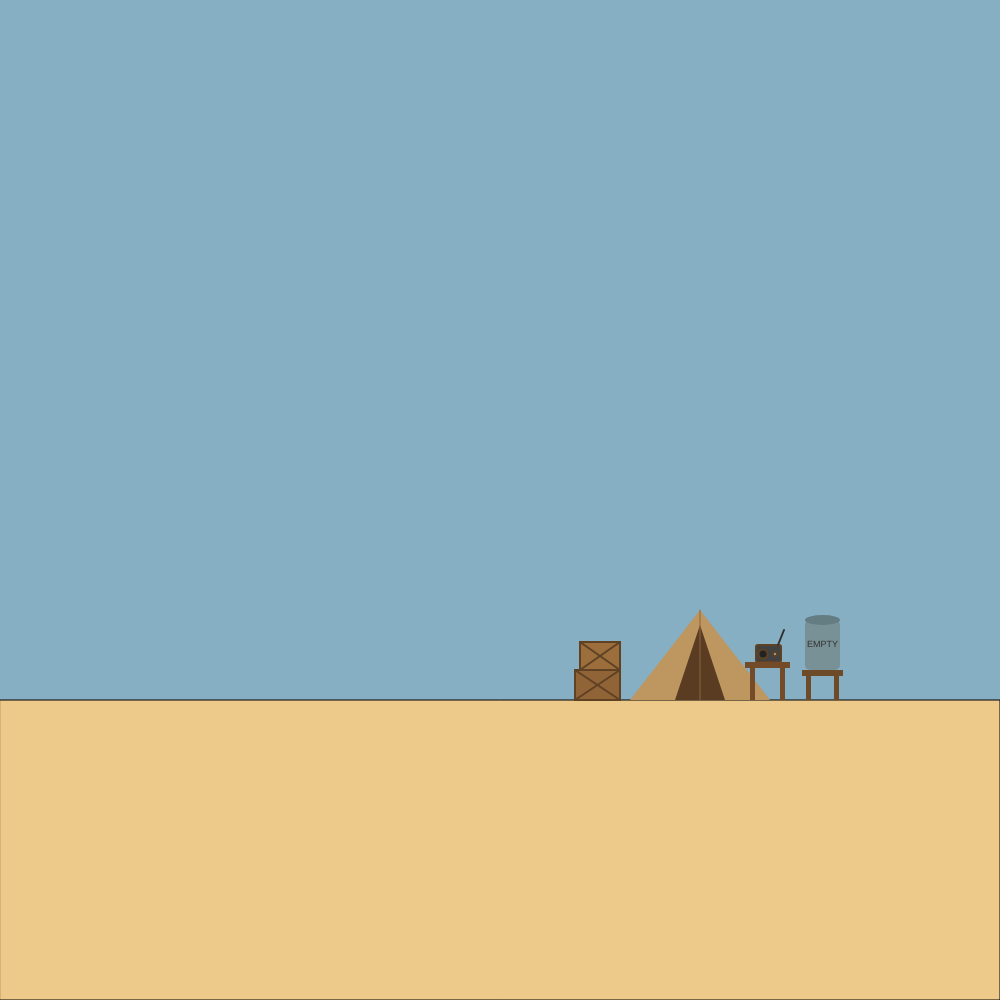
Frame 1 (no input)
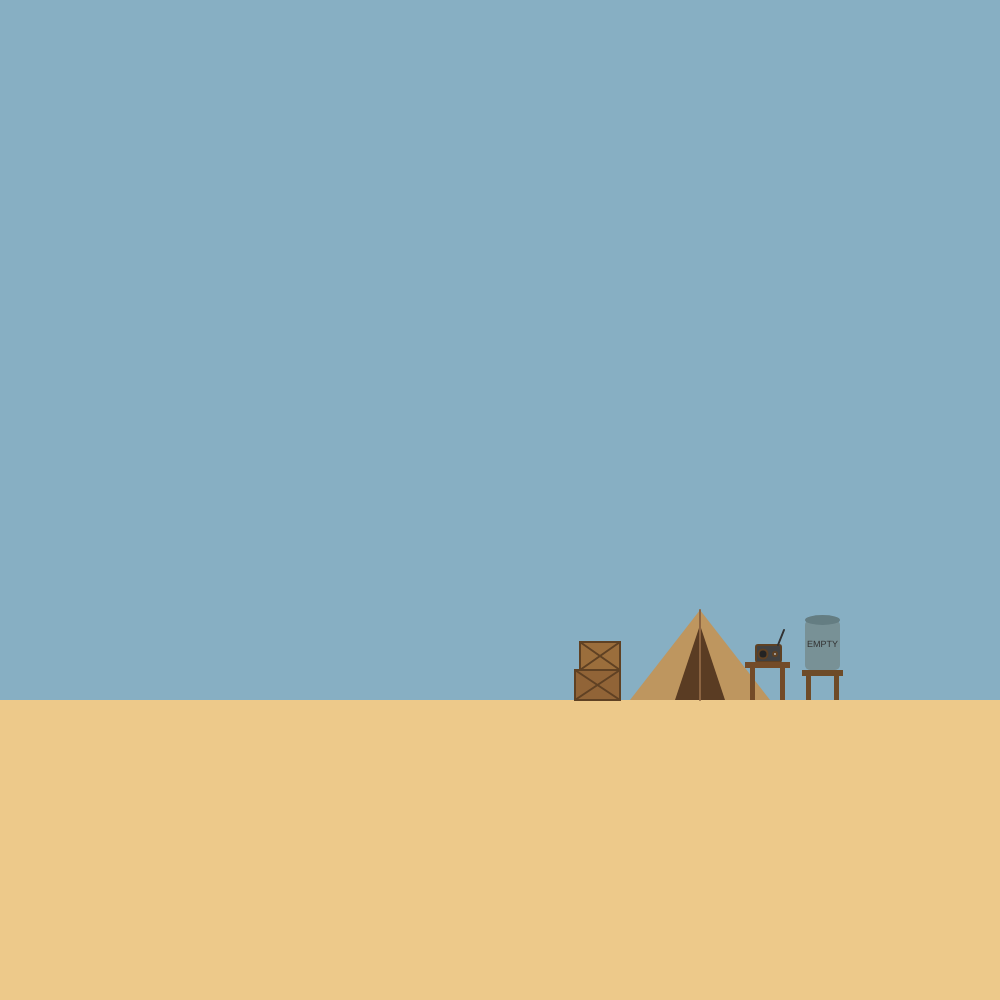
Frame 60 (no input)
Frame 120 (the mouse pressed at the canvas centre since frame 60): identical to frame 60, image omitted

The p5.js sketch that drew these frames (run headless with seeded random() and noise() and a simulated clock; from frame 60 on, the mouse is pressed at the canvas centre):

// p5.js sketch
// ── sketch.js
/*

The Game Project

2 - Game character

Use p5 drawing functions such as rect, ellipse, line, triangle and
point to draw the different states of your game character.

Write the code so that your character appears inside the box for each
state.

IMPORTANT: For each box the variables gameChar_x & gameChar_y are set to the bottom
center of the box. You must combine these variables with arithmetic to
determine the position of each shape that you draw. This will later allow
you to adjust the position of your game character.

Each state is worth two marks:

//standing front facing = 2
//jumping facing forwards = 2
//walking left = 2
//walking right = 2
//jumping left and jumping right = 2

0 marks = not a reasonable attempt
1 mark = attempted but it lacks detail and you didn't use gameChar_x and gameChar_y correctly
2 marks = you've used a selction of shape functions and made consistent use of gameChar_x and gameChar_y

WARNING: Do not get too carried away. If you're character takes more than 5 lines
of code to draw then you've probably over done it.

** Only submit your sketch.js **

*/
var endGoal;
var gameChar_x = 0;
var gameChar_y = 0;
var worldHeight;
var worldWidth;

function setup() {
  worldHeight = 1000;
  worldWidth = 1000;
  createCanvas(worldWidth, worldHeight);

  endGoal = {
    x: worldWidth - 300,
    y: 700,
    isReached: false,
  };
}

function draw() {
  background(135, 175, 195);

  fill(237, 201, 138);
  rect(0, 700, worldWidth, 300);

  drawEndGoal();
  //Standing, facing frontwards

  // stroke(100);
  // noFill();
  // rect(20, 60, 50, 80);
  // noStroke();
  // fill(0);
  // text("1. standing front facing", 20, 160);

  // gameChar_x = 45;
  // gameChar_y = 137;
  // //Add your code here ...
  // //head
  // fill(237, 201, 175);
  // ellipse(gameChar_x, gameChar_y - 60, 20, 20);
  // //legs
  // fill(140, 120, 90);
  // rect(gameChar_x - 8, gameChar_y - 25, 7, 25, 10, 10, 10, 10);
  // rect(gameChar_x, gameChar_y - 25, 7, 25, 10);
  // //torso
  // fill(180, 120, 60);
  // rect(gameChar_x - 10, gameChar_y - 50, 20, 30, 10, 10, 90, 90);
  // //arms
  // fill(210, 170, 120);
  // rect(gameChar_x - 15, gameChar_y - 42, 5, 20, 0, 0, 90, 90);
  // rect(gameChar_x + 10, gameChar_y - 42, 5, 20, 0, 0, 90, 90);
  // //shoulders
  // fill(137, 112, 255);
  // ellipse(gameChar_x - 12, gameChar_y - 42, 7, 7);
  // ellipse(gameChar_x + 12, gameChar_y - 42, 7, 7);
  // //glasses
  // stroke(100);
  // line(gameChar_x + 9, gameChar_y - 61, gameChar_x - 10, gameChar_y - 61);
  // fill(255, 0, 10);
  // ellipse(gameChar_x - 4, gameChar_y - 59, 7, 5);
  // ellipse(gameChar_x + 4, gameChar_y - 59, 7, 5);
  // //hoverboard
  // noStroke();
  // fill(60);
  // rect(gameChar_x - 18, gameChar_y - 2, 36, 6, 5);

  // fill(0);
  // ellipse(gameChar_x - 10, gameChar_y + 4, 6, 6);
  // ellipse(gameChar_x + 10, gameChar_y + 4, 6, 6);

  // //Jumping facing forwards
  // stroke(100);
  // noFill();
  // rect(220, 60, 50, 80);
  // noStroke();
  // fill(0);
  // text("2. jumping facing forwards", 220, 160);

  // gameChar_x = 245;
  // gameChar_y = 137;
  // //Add your code here ...
  // //head
  // fill(237, 201, 175);
  // ellipse(gameChar_x, gameChar_y - 60, 20, 20);
  // //legs
  // fill(140, 120, 90);
  // rect(gameChar_x - 8, gameChar_y - 25, 7, 25, 10, 10, 10, 10);
  // rect(gameChar_x, gameChar_y - 25, 7, 25, 10);
  // //torso
  // fill(180, 120, 60);
  // rect(gameChar_x - 10, gameChar_y - 50, 20, 30, 10, 10, 90, 90);
  // //arms
  // fill(210, 170, 120);
  // rect(gameChar_x - 15, gameChar_y - 62, 5, 20, 90);
  // rect(gameChar_x + 10, gameChar_y - 62, 5, 20, 90);
  // //shoulders
  // fill(137, 112, 255);
  // ellipse(gameChar_x - 12, gameChar_y - 42, 7, 7);
  // ellipse(gameChar_x + 12, gameChar_y - 42, 7, 7);
  // //glasses
  // stroke(100);
  // line(gameChar_x + 9, gameChar_y - 61, gameChar_x - 10, gameChar_y - 61);
  // fill(255, 0, 10);
  // ellipse(gameChar_x - 4, gameChar_y - 59, 7, 5);
  // ellipse(gameChar_x + 4, gameChar_y - 59, 7, 5);
  // //hoverboard
  // noStroke();
  // fill(60);
  // rect(gameChar_x - 18, gameChar_y - 2, 36, 6, 5);

  // fill(0);
  // ellipse(gameChar_x - 10, gameChar_y + 4, 6, 6);
  // ellipse(gameChar_x + 10, gameChar_y + 4, 6, 6);
  // //Walking, turned left
  // stroke(100);
  // noFill();
  // rect(20, 260, 50, 80);
  // noStroke();
  // fill(0);
  // text("3. Walking left", 20, 360);

  // gameChar_x = 45;
  // gameChar_y = 337;
  // //Add your code here ...
  // //head
  // fill(237, 201, 175);
  // ellipse(gameChar_x, gameChar_y - 60, 20, 20);
  // //legs
  // fill(140, 120, 90);
  // quad(
  //   gameChar_x - 8,
  //   gameChar_y - 25,
  //   gameChar_x - 3,
  //   gameChar_y - 25,
  //   gameChar_x - 8,
  //   gameChar_y,
  //   gameChar_x - 13,
  //   gameChar_y,
  // );
  // quad(
  //   gameChar_x + 2,
  //   gameChar_y - 25,
  //   gameChar_x + 7,
  //   gameChar_y - 25,
  //   gameChar_x + 12,
  //   gameChar_y,
  //   gameChar_x + 7,
  //   gameChar_y,
  // );
  // //arms left
  // fill(210, 170, 120);
  // quad(
  //   gameChar_x - 12,
  //   gameChar_y - 42,
  //   gameChar_x - 7,
  //   gameChar_y - 42,
  //   gameChar_x - 17,
  //   gameChar_y - 27,
  //   gameChar_x - 22,
  //   gameChar_y - 27,
  // );
  // //shoulders left
  // fill(137, 112, 255);
  // ellipse(gameChar_x - 9, gameChar_y - 42, 7, 7);
  // //torso
  // fill(180, 120, 60);
  // rect(gameChar_x - 10, gameChar_y - 50, 20, 30, 10, 10, 90, 90);

  // //arms right
  // fill(210, 170, 120);
  // quad(
  //   gameChar_x + 3,
  //   gameChar_y - 45,
  //   gameChar_x + 8,
  //   gameChar_y - 45,
  //   gameChar_x + 18,
  //   gameChar_y - 27,
  //   gameChar_x + 13,
  //   gameChar_y - 27,
  // );

  // //shoulder right
  // fill(137, 112, 255);
  // ellipse(gameChar_x + 5, gameChar_y - 45, 7, 7);
  // //glasses
  // stroke(100);
  // line(gameChar_x + 9, gameChar_y - 61, gameChar_x - 10, gameChar_y - 61);
  // fill(255, 0, 10);
  // ellipse(gameChar_x - 8, gameChar_y - 59, 4, 5);
  // ellipse(gameChar_x - 2, gameChar_y - 59, 7, 6);
  // //hoverboard
  // noStroke();
  // fill(60);
  // rect(gameChar_x - 18, gameChar_y - 2, 36, 6, 5);

  // fill(0);
  // ellipse(gameChar_x - 10, gameChar_y + 4, 6, 6);
  // ellipse(gameChar_x + 10, gameChar_y + 4, 6, 6);
  // //Walking, turned right
  // stroke(100);
  // noFill();
  // rect(220, 260, 50, 80);
  // noStroke();
  // fill(0);
  // text("4. Walking right", 220, 360);

  // gameChar_x = 245;
  // gameChar_y = 337;
  // //Add your code here ...
  // // head
  // fill(237, 201, 175);
  // ellipse(gameChar_x, gameChar_y - 60, 20, 20);

  // // legs
  // fill(140, 120, 90);
  // quad(
  //   gameChar_x + 8,
  //   gameChar_y - 25,
  //   gameChar_x + 3,
  //   gameChar_y - 25,
  //   gameChar_x + 8,
  //   gameChar_y,
  //   gameChar_x + 13,
  //   gameChar_y,
  // );
  // quad(
  //   gameChar_x - 2,
  //   gameChar_y - 25,
  //   gameChar_x - 7,
  //   gameChar_y - 25,
  //   gameChar_x - 12,
  //   gameChar_y,
  //   gameChar_x - 7,
  //   gameChar_y,
  // );

  // // arm right
  // fill(210, 170, 120);
  // quad(
  //   gameChar_x + 12,
  //   gameChar_y - 42,
  //   gameChar_x + 7,
  //   gameChar_y - 42,
  //   gameChar_x + 17,
  //   gameChar_y - 27,
  //   gameChar_x + 22,
  //   gameChar_y - 27,
  // );

  // // shoulder right
  // fill(137, 112, 255);
  // ellipse(gameChar_x + 9, gameChar_y - 42, 7, 7);

  // // torso
  // fill(180, 120, 60);
  // rect(gameChar_x - 10, gameChar_y - 50, 20, 30, 10, 10, 90, 90);

  // // arm left
  // fill(210, 170, 120);
  // quad(
  //   gameChar_x - 3,
  //   gameChar_y - 45,
  //   gameChar_x - 8,
  //   gameChar_y - 45,
  //   gameChar_x - 18,
  //   gameChar_y - 27,
  //   gameChar_x - 13,
  //   gameChar_y - 27,
  // );

  // // shoulder left
  // fill(137, 112, 255);
  // ellipse(gameChar_x - 5, gameChar_y - 45, 7, 7);

  // // glasses
  // stroke(100);
  // line(gameChar_x - 9, gameChar_y - 61, gameChar_x + 10, gameChar_y - 61);
  // fill(255, 0, 10);
  // ellipse(gameChar_x + 8, gameChar_y - 59, 4, 5);
  // ellipse(gameChar_x + 2, gameChar_y - 59, 7, 6);
  // //hoverboard
  // noStroke();
  // fill(60);
  // rect(gameChar_x - 18, gameChar_y - 2, 36, 6, 5);

  // fill(0);
  // ellipse(gameChar_x - 10, gameChar_y + 4, 6, 6);
  // ellipse(gameChar_x + 10, gameChar_y + 4, 6, 6);

  // //Jumping right
  // stroke(100);
  // noFill();
  // rect(20, 460, 50, 80);
  // noStroke();
  // fill(0);
  // text("5. Jumping to the right", 20, 560);
  // gameChar_x = 45;
  // gameChar_y = 537;
  // //Add your code here ...
  // // head
  // fill(237, 201, 175);
  // ellipse(gameChar_x, gameChar_y - 60, 20, 20);

  // // legs
  // fill(140, 120, 90);
  // quad(
  //   gameChar_x + 8,
  //   gameChar_y - 25,
  //   gameChar_x + 3,
  //   gameChar_y - 25,
  //   gameChar_x + 8,
  //   gameChar_y,
  //   gameChar_x + 13,
  //   gameChar_y,
  // );
  // quad(
  //   gameChar_x - 2,
  //   gameChar_y - 25,
  //   gameChar_x - 7,
  //   gameChar_y - 25,
  //   gameChar_x - 12,
  //   gameChar_y,
  //   gameChar_x - 7,
  //   gameChar_y,
  // );

  // // arm right
  // fill(210, 170, 120);
  // quad(
  //   gameChar_x + 12,
  //   gameChar_y - 42,
  //   gameChar_x + 7,
  //   gameChar_y - 42,
  //   gameChar_x + 17,
  //   gameChar_y - 57,
  //   gameChar_x + 22,
  //   gameChar_y - 57,
  // );

  // // shoulder right
  // fill(137, 112, 255);
  // ellipse(gameChar_x + 9, gameChar_y - 42, 7, 7);

  // // torso
  // fill(180, 120, 60);
  // rect(gameChar_x - 10, gameChar_y - 50, 20, 30, 10, 10, 90, 90);

  // // arm left
  // fill(210, 170, 120);
  // quad(
  //   gameChar_x - 3,
  //   gameChar_y - 45,
  //   gameChar_x - 8,
  //   gameChar_y - 45,
  //   gameChar_x - 18,
  //   gameChar_y - 63,
  //   gameChar_x - 13,
  //   gameChar_y - 63,
  // );

  // // shoulder left
  // fill(137, 112, 255);
  // ellipse(gameChar_x - 5, gameChar_y - 45, 7, 7);

  // // glasses
  // stroke(100);
  // line(gameChar_x - 9, gameChar_y - 61, gameChar_x + 10, gameChar_y - 61);
  // fill(255, 0, 10);
  // ellipse(gameChar_x + 8, gameChar_y - 59, 4, 5);
  // ellipse(gameChar_x + 2, gameChar_y - 59, 7, 6);
  // //hoverboard
  // noStroke();
  // fill(60);
  // rect(gameChar_x - 18, gameChar_y - 2, 36, 6, 5);

  // fill(0);
  // ellipse(gameChar_x - 10, gameChar_y + 4, 6, 6);
  // ellipse(gameChar_x + 10, gameChar_y + 4, 6, 6);
  // //Jumping to the left
  // stroke(100);
  // noFill();
  // rect(220, 460, 50, 80);
  // noStroke();
  // fill(0);
  // text("6. Jumping to the left", 220, 560);

  // gameChar_x = 245;
  // gameChar_y = 537;
  // //Add your code here ...
  // //head
  // fill(237, 201, 175);
  // ellipse(gameChar_x, gameChar_y - 60, 20, 20);
  // //legs
  // fill(140, 120, 90);
  // quad(
  //   gameChar_x - 8,
  //   gameChar_y - 25,
  //   gameChar_x - 3,
  //   gameChar_y - 25,
  //   gameChar_x - 8,
  //   gameChar_y,
  //   gameChar_x - 13,
  //   gameChar_y,
  // );
  // quad(
  //   gameChar_x + 2,
  //   gameChar_y - 25,
  //   gameChar_x + 7,
  //   gameChar_y - 25,
  //   gameChar_x + 12,
  //   gameChar_y,
  //   gameChar_x + 7,
  //   gameChar_y,
  // );
  // //arms left
  // fill(210, 170, 120);
  // quad(
  //   gameChar_x - 12,
  //   gameChar_y - 42,
  //   gameChar_x - 7,
  //   gameChar_y - 42,
  //   gameChar_x - 17,
  //   gameChar_y - 57,
  //   gameChar_x - 22,
  //   gameChar_y - 57,
  // );
  // //shoulders left
  // fill(137, 112, 255);
  // ellipse(gameChar_x - 9, gameChar_y - 42, 7, 7);
  // //torso
  // fill(180, 120, 60);
  // rect(gameChar_x - 10, gameChar_y - 50, 20, 30, 10, 10, 90, 90);

  // //arms right
  // fill(210, 170, 120);
  // quad(
  //   gameChar_x + 3,
  //   gameChar_y - 45,
  //   gameChar_x + 8,
  //   gameChar_y - 45,
  //   gameChar_x + 18,
  //   gameChar_y - 63,
  //   gameChar_x + 13,
  //   gameChar_y - 63,
  // );

  // //shoulder right
  // fill(137, 112, 255);
  // ellipse(gameChar_x + 5, gameChar_y - 45, 7, 7);
  // //glasses
  // stroke(100);
  // line(gameChar_x + 9, gameChar_y - 61, gameChar_x - 10, gameChar_y - 61);
  // fill(255, 0, 10);
  // ellipse(gameChar_x - 8, gameChar_y - 59, 4, 5);
  // ellipse(gameChar_x - 2, gameChar_y - 59, 7, 6);
  // //hoverboard
  // noStroke();
  // fill(60);
  // rect(gameChar_x - 18, gameChar_y - 2, 36, 6, 5);

  // fill(0);
  // ellipse(gameChar_x - 10, gameChar_y + 4, 6, 6);
  // ellipse(gameChar_x + 10, gameChar_y + 4, 6, 6);
  // push();
  // fill(0);
  // noStroke();
  // text(mouseX + "," + mouseY, mouseX, mouseY);
  // pop();
}
function drawEndGoal() {
  // tent body
  fill(190, 150, 95);
  noStroke();
  triangle(
    endGoal.x - 70,
    endGoal.y,
    endGoal.x,
    endGoal.y - 90,
    endGoal.x + 70,
    endGoal.y,
  );

  // tent opening
  fill(90, 60, 35);
  triangle(
    endGoal.x - 25,
    endGoal.y,
    endGoal.x,
    endGoal.y - 75,
    endGoal.x + 25,
    endGoal.y,
  );

  // tent flap line
  stroke(140, 100, 65);
  line(endGoal.x, endGoal.y - 90, endGoal.x, endGoal.y);

  //====================EMPTY WATER TANK====================

  //tank stand
  fill(110, 75, 40);
  noStroke();

  //top support
  rect(endGoal.x + 102, endGoal.y - 30, 41, 6);

  //left leg
  rect(endGoal.x + 106, endGoal.y - 24, 5, 24);

  //right leg
  rect(endGoal.x + 134, endGoal.y - 24, 5, 24);

  //tank body
  fill(120, 145, 150);
  rect(endGoal.x + 105, endGoal.y - 80, 35, 50, 5);

  //tank top
  fill(100, 125, 130);
  ellipse(endGoal.x + 122.5, endGoal.y - 80, 35, 10);

  //empty label
  fill(50);
  textSize(9);
  textAlign(CENTER, CENTER);
  text("EMPTY", endGoal.x + 122.5, endGoal.y - 55);
  //====================CARGO BOXES====================

  //bottom cargo box
  fill(145, 100, 55);
  stroke(95, 65, 35);
  strokeWeight(2);

  rect(endGoal.x - 125, endGoal.y - 30, 45, 30);

  //wooden cross
  line(endGoal.x - 125, endGoal.y - 30, endGoal.x - 80, endGoal.y);

  line(endGoal.x - 80, endGoal.y - 30, endGoal.x - 125, endGoal.y);

  //top cargo box
  fill(155, 110, 60);

  rect(endGoal.x - 120, endGoal.y - 58, 40, 28);

  //wooden cross
  line(endGoal.x - 120, endGoal.y - 58, endGoal.x - 80, endGoal.y - 30);

  line(endGoal.x - 80, endGoal.y - 58, endGoal.x - 120, endGoal.y - 30);
  //====================RADIO====================

  fill(65);
  rect(endGoal.x + 56, endGoal.y - 55, 25, 17, 2);

  //speaker
  fill(35);
  ellipse(endGoal.x + 63, endGoal.y - 46, 9, 9);

  //radio dial
  fill(180);
  ellipse(endGoal.x + 75, endGoal.y - 46, 4, 4);

  //antenna
  stroke(50);
  strokeWeight(2);
  line(endGoal.x + 78, endGoal.y - 55, endGoal.x + 84, endGoal.y - 70);
  //====================TABLE====================

  noStroke();
  fill(115, 75, 40);

  //table top
  rect(endGoal.x + 45, endGoal.y - 38, 45, 6);

  //table legs
  rect(endGoal.x + 50, endGoal.y - 32, 5, 32);

  rect(endGoal.x + 80, endGoal.y - 32, 5, 32);
}
